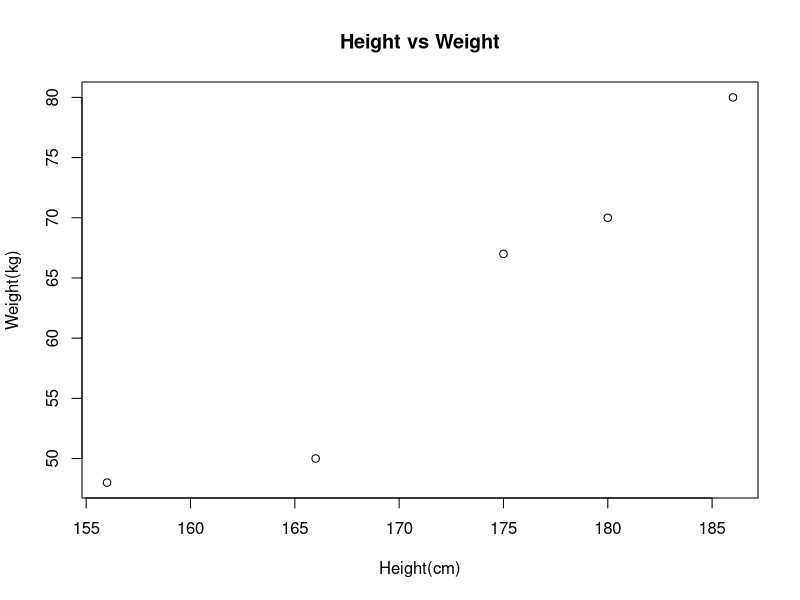

Here is the R script that generated this plot:
x <- c(180, 156, 175, 186, 166)
y <- c(70, 48, 67, 80, 50)
plot(x, y, main="Height vs Weight", xlab = "Height(cm)", ylab = "Weight(kg)")